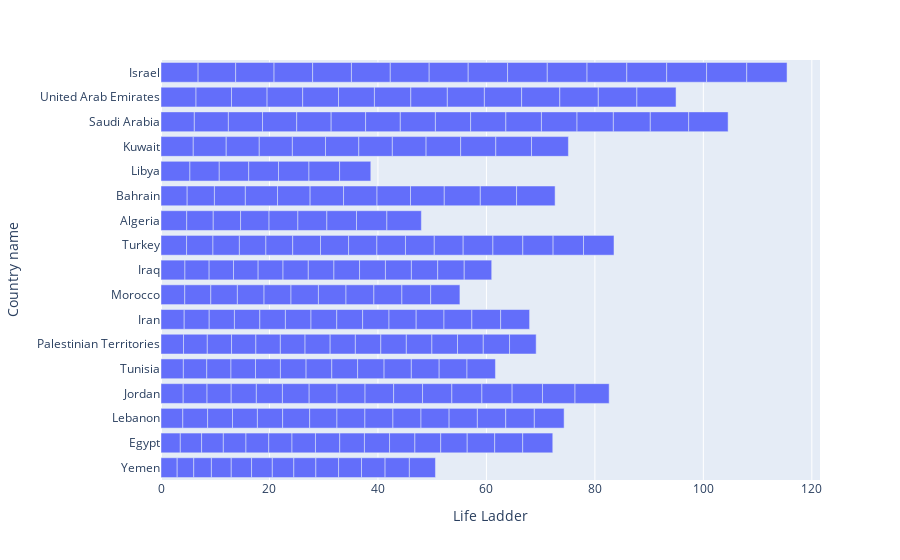

The code cell stored with this chart in its notebook:
### Markdown cell above
***
- Let's continue with a bar plot.
***

### Code cell
middle_east = middle_east.sort_values(by="Life Ladder")

fig = px.bar(middle_east, x="Life Ladder", y="Country name")
fig.show()

### Figure 1 — Plotly figure (JSON) as saved in the notebook; plotly's stock layout.template omitted (floating-point values rounded to 4 significant figures; data arrays with more than 128 entries replaced by an {"elided": "..."} marker saying what was removed)
{"data": [{"alignmentgroup": "True", "hovertemplate": "Life Ladder=%{x}<br>Country name=%{y}<extra></extra>", "legendgroup": "", "marker": {"color": "#636efa", "pattern": {"shape": ""}}, "name": "", "offsetgroup": "", "orientation": "h", "showlegend": false, "textposition": "auto", "type": "bar", "x": {"elided": "228 float values"}, "xaxis": "x", "y": {"elided": "228 str values"}, "yaxis": "y"}], "layout": {"barmode": "relative", "legend": {"tracegroupgap": 0}, "margin": {"t": 60}, "xaxis": {"anchor": "y", "domain": [0, 1], "title": {"text": "Life Ladder"}}, "yaxis": {"anchor": "x", "domain": [0, 1], "title": {"text": "Country name"}}}}
